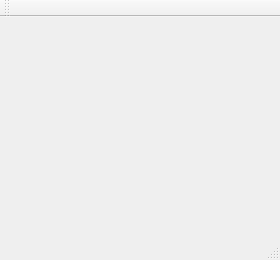
<?xml version="1.0" encoding="UTF-8"?>
<ui version="4.0">
 <class>MainWindow</class>
 <widget class="QMainWindow" name="MainWindow">
  <property name="geometry">
   <rect>
    <x>0</x>
    <y>0</y>
    <width>280</width>
    <height>260</height>
   </rect>
  </property>
  <property name="windowTitle">
   <string>MainWindow</string>
  </property>
  <widget class="QWidget" name="centralWidget"/>
  <widget class="QMenuBar" name="menuBar">
   <property name="geometry">
    <rect>
     <x>0</x>
     <y>0</y>
     <width>280</width>
     <height>20</height>
    </rect>
   </property>
  </widget>
  <widget class="QToolBar" name="mainToolBar">
   <attribute name="toolBarArea">
    <enum>TopToolBarArea</enum>
   </attribute>
   <attribute name="toolBarBreak">
    <bool>false</bool>
   </attribute>
  </widget>
  <widget class="QStatusBar" name="statusBar"/>
 </widget>
 <layoutdefault spacing="6" margin="11"/>
 <resources/>
 <connections/>
</ui>
